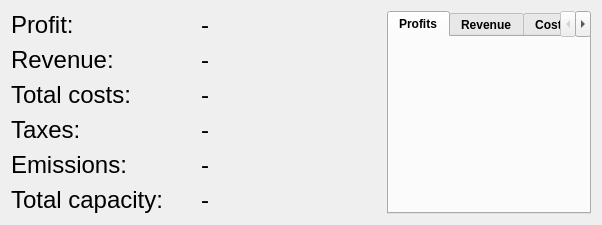
                <widget class="QWidget" name="tab_summary">
                 <attribute name="title">
                  <string>Summary</string>
                 </attribute>
                 <layout class="QVBoxLayout" name="verticalLayout_30">
                  <item>
                   <layout class="QHBoxLayout" name="horizontalLayout_28">
                    <property name="topMargin">
                     <number>0</number>
                    </property>
                    <item>
                     <layout class="QFormLayout" name="formLayout_5">
                      <property name="horizontalSpacing">
                       <number>20</number>
                      </property>
                      <property name="verticalSpacing">
                       <number>7</number>
                      </property>
                      <property name="rightMargin">
                       <number>0</number>
                      </property>
                      <item row="1" column="0">
                       <widget class="QLabel" name="label_2">
                        <property name="minimumSize">
                         <size>
                          <width>170</width>
                          <height>25</height>
                         </size>
                        </property>
                        <property name="maximumSize">
                         <size>
                          <width>16777215</width>
                          <height>30</height>
                         </size>
                        </property>
                        <property name="font">
                         <font>
                          <pointsize>18</pointsize>
                         </font>
                        </property>
                        <property name="text">
                         <string>Profit:</string>
                        </property>
                       </widget>
                      </item>
                      <item row="1" column="1">
                       <widget class="QLabel" name="info_label_profit">
                        <property name="minimumSize">
                         <size>
                          <width>150</width>
                          <height>25</height>
                         </size>
                        </property>
                        <property name="maximumSize">
                         <size>
                          <width>300</width>
                          <height>16777215</height>
                         </size>
                        </property>
                        <property name="font">
                         <font>
                          <pointsize>18</pointsize>
                         </font>
                        </property>
                        <property name="toolTip">
                         <string>Your total profits</string>
                        </property>
                        <property name="text">
                         <string>-</string>
                        </property>
                       </widget>
                      </item>
                      <item row="2" column="0">
                       <widget class="QLabel" name="label_30">
                        <property name="minimumSize">
                         <size>
                          <width>170</width>
                          <height>25</height>
                         </size>
                        </property>
                        <property name="maximumSize">
                         <size>
                          <width>16777215</width>
                          <height>30</height>
                         </size>
                        </property>
                        <property name="font">
                         <font>
                          <pointsize>18</pointsize>
                         </font>
                        </property>
                        <property name="text">
                         <string>Revenue:</string>
                        </property>
                       </widget>
                      </item>
                      <item row="2" column="1">
                       <widget class="QLabel" name="info_label_revenue">
                        <property name="minimumSize">
                         <size>
                          <width>150</width>
                          <height>25</height>
                         </size>
                        </property>
                        <property name="maximumSize">
                         <size>
                          <width>300</width>
                          <height>16777215</height>
                         </size>
                        </property>
                        <property name="font">
                         <font>
                          <pointsize>18</pointsize>
                         </font>
                        </property>
                        <property name="toolTip">
                         <string>The revenue from the sold production from your bids</string>
                        </property>
                        <property name="text">
                         <string>-</string>
                        </property>
                       </widget>
                      </item>
                      <item row="3" column="0">
                       <widget class="QLabel" name="label_33">
                        <property name="minimumSize">
                         <size>
                          <width>170</width>
                          <height>25</height>
                         </size>
                        </property>
                        <property name="maximumSize">
                         <size>
                          <width>16777215</width>
                          <height>30</height>
                         </size>
                        </property>
                        <property name="font">
                         <font>
                          <pointsize>18</pointsize>
                         </font>
                        </property>
                        <property name="text">
                         <string>Total costs:</string>
                        </property>
                       </widget>
                      </item>
                      <item row="3" column="1">
                       <widget class="QLabel" name="info_label_costs">
                        <property name="minimumSize">
                         <size>
                          <width>150</width>
                          <height>25</height>
                         </size>
                        </property>
                        <property name="maximumSize">
                         <size>
                          <width>300</width>
                          <height>16777215</height>
                         </size>
                        </property>
                        <property name="font">
                         <font>
                          <pointsize>18</pointsize>
                         </font>
                        </property>
                        <property name="toolTip">
                         <string>The costs of operating and owning the plants</string>
                        </property>
                        <property name="text">
                         <string>-</string>
                        </property>
                       </widget>
                      </item>
                      <item row="4" column="0">
                       <widget class="QLabel" name="label_55">
                        <property name="minimumSize">
                         <size>
                          <width>170</width>
                          <height>25</height>
                         </size>
                        </property>
                        <property name="maximumSize">
                         <size>
                          <width>16777215</width>
                          <height>30</height>
                         </size>
                        </property>
                        <property name="font">
                         <font>
                          <pointsize>18</pointsize>
                         </font>
                        </property>
                        <property name="text">
                         <string>Taxes:</string>
                        </property>
                       </widget>
                      </item>
                      <item row="4" column="1">
                       <widget class="QLabel" name="info_label_taxes">
                        <property name="minimumSize">
                         <size>
                          <width>150</width>
                          <height>25</height>
                         </size>
                        </property>
                        <property name="maximumSize">
                         <size>
                          <width>300</width>
                          <height>16777215</height>
                         </size>
                        </property>
                        <property name="font">
                         <font>
                          <pointsize>18</pointsize>
                         </font>
                        </property>
                        <property name="toolTip">
                         <string>Your total taxes from emissions</string>
                        </property>
                        <property name="text">
                         <string>-</string>
                        </property>
                       </widget>
                      </item>
                      <item row="5" column="0">
                       <widget class="QLabel" name="label_52">
                        <property name="minimumSize">
                         <size>
                          <width>170</width>
                          <height>25</height>
                         </size>
                        </property>
                        <property name="maximumSize">
                         <size>
                          <width>16777215</width>
                          <height>30</height>
                         </size>
                        </property>
                        <property name="font">
                         <font>
                          <pointsize>18</pointsize>
                         </font>
                        </property>
                        <property name="text">
                         <string>Emissions:</string>
                        </property>
                       </widget>
                      </item>
                      <item row="5" column="1">
                       <widget class="QLabel" name="info_label_emissions">
                        <property name="minimumSize">
                         <size>
                          <width>150</width>
                          <height>25</height>
                         </size>
                        </property>
                        <property name="maximumSize">
                         <size>
                          <width>300</width>
                          <height>16777215</height>
                         </size>
                        </property>
                        <property name="font">
                         <font>
                          <pointsize>18</pointsize>
                         </font>
                        </property>
                        <property name="toolTip">
                         <string>Your total emissions</string>
                        </property>
                        <property name="text">
                         <string>-</string>
                        </property>
                       </widget>
                      </item>
                      <item row="6" column="0">
                       <widget class="QLabel" name="label_65">
                        <property name="minimumSize">
                         <size>
                          <width>170</width>
                          <height>25</height>
                         </size>
                        </property>
                        <property name="maximumSize">
                         <size>
                          <width>16777215</width>
                          <height>30</height>
                         </size>
                        </property>
                        <property name="font">
                         <font>
                          <pointsize>18</pointsize>
                         </font>
                        </property>
                        <property name="text">
                         <string>Total capacity:</string>
                        </property>
                       </widget>
                      </item>
                      <item row="6" column="1">
                       <widget class="QLabel" name="info_label_total_capacity">
                        <property name="minimumSize">
                         <size>
                          <width>150</width>
                          <height>25</height>
                         </size>
                        </property>
                        <property name="maximumSize">
                         <size>
                          <width>300</width>
                          <height>16777215</height>
                         </size>
                        </property>
                        <property name="font">
                         <font>
                          <pointsize>18</pointsize>
                         </font>
                        </property>
                        <property name="toolTip">
                         <string>Your total installed capacity</string>
                        </property>
                        <property name="text">
                         <string>-</string>
                        </property>
                       </widget>
                      </item>
                     </layout>
                    </item>
                    <item>
                     <spacer name="horizontalSpacer_18">
                      <property name="orientation">
                       <enum>Qt::Horizontal</enum>
                      </property>
                      <property name="sizeType">
                       <enum>QSizePolicy::Minimum</enum>
                      </property>
                      <property name="sizeHint" stdset="0">
                       <size>
                        <width>30</width>
                        <height>20</height>
                       </size>
                      </property>
                     </spacer>
                    </item>
                    <item>
                     <layout class="QVBoxLayout" name="verticalLayout_29">
                      <property name="rightMargin">
                       <number>0</number>
                      </property>
                      <item>
                       <widget class="QTabWidget" name="info_tabWidget_plots">
                        <property name="font">
                         <font>
                          <weight>75</weight>
                          <bold>true</bold>
                         </font>
                        </property>
                        <property name="toolTip">
                         <string>Choose which plot to show</string>
                        </property>
                        <property name="tabPosition">
                         <enum>QTabWidget::North</enum>
                        </property>
                        <property name="tabShape">
                         <enum>QTabWidget::Rounded</enum>
                        </property>
                        <property name="currentIndex">
                         <number>0</number>
                        </property>
                        <property name="usesScrollButtons">
                         <bool>true</bool>
                        </property>
                        <property name="documentMode">
                         <bool>false</bool>
                        </property>
                        <property name="tabsClosable">
                         <bool>false</bool>
                        </property>
                        <property name="tabBarAutoHide">
                         <bool>false</bool>
                        </property>
                        <widget class="QWidget" name="tab">
                         <attribute name="title">
                          <string>Profits</string>
                         </attribute>
                         <layout class="QHBoxLayout" name="horizontalLayout_21">
                          <item>
                           <layout class="QVBoxLayout" name="info_verticalLayout_profit_plot"/>
                          </item>
                         </layout>
                        </widget>
                        <widget class="QWidget" name="tab_2">
                         <attribute name="title">
                          <string>Revenue</string>
                         </attribute>
                         <layout class="QHBoxLayout" name="horizontalLayout_24">
                          <item>
                           <layout class="QVBoxLayout" name="info_verticalLayout_revenue_plot"/>
                          </item>
                         </layout>
                        </widget>
                        <widget class="QWidget" name="tab_3">
                         <attribute name="title">
                          <string>Cost</string>
                         </attribute>
                         <layout class="QHBoxLayout" name="horizontalLayout_26">
                          <item>
                           <layout class="QVBoxLayout" name="info_verticalLayout_cost_plot"/>
                          </item>
                         </layout>
                        </widget>
                        <widget class="QWidget" name="tab_4">
                         <attribute name="title">
                          <string>Emissions</string>
                         </attribute>
                         <layout class="QHBoxLayout" name="horizontalLayout_27">
                          <item>
                           <layout class="QVBoxLayout" name="info_verticalLayout_emissions_plot"/>
                          </item>
                         </layout>
                        </widget>
                       </widget>
                      </item>
                     </layout>
                    </item>
                   </layout>
                  </item>
                 </layout>
                </widget>
